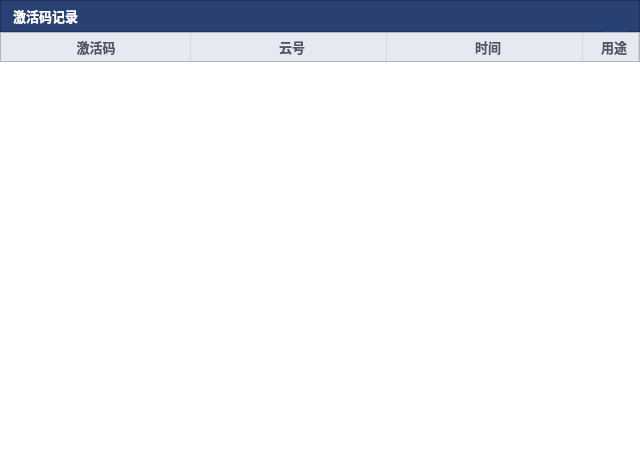
<?xml version="1.0" encoding="UTF-8"?>
<ui version="4.0">
 <class>ActiveCodeHistoryDialog</class>
 <widget class="QDialog" name="ActiveCodeHistoryDialog">
  <property name="geometry">
   <rect>
    <x>0</x>
    <y>0</y>
    <width>640</width>
    <height>456</height>
   </rect>
  </property>
  <property name="windowTitle">
   <string>Dialog</string>
  </property>
  <property name="styleSheet">
   <string notr="true"/>
  </property>
  <layout class="QVBoxLayout" name="verticalLayout">
   <property name="spacing">
    <number>0</number>
   </property>
   <property name="leftMargin">
    <number>0</number>
   </property>
   <property name="topMargin">
    <number>0</number>
   </property>
   <property name="rightMargin">
    <number>0</number>
   </property>
   <property name="bottomMargin">
    <number>0</number>
   </property>
   <item>
    <widget class="QFrame" name="frame">
     <property name="minimumSize">
      <size>
       <width>0</width>
       <height>32</height>
      </size>
     </property>
     <property name="maximumSize">
      <size>
       <width>16777215</width>
       <height>32</height>
      </size>
     </property>
     <property name="palette">
      <palette>
       <active>
        <colorrole role="Button">
         <brush brushstyle="SolidPattern">
          <color alpha="255">
           <red>41</red>
           <green>64</green>
           <blue>115</blue>
          </color>
         </brush>
        </colorrole>
        <colorrole role="Base">
         <brush brushstyle="SolidPattern">
          <color alpha="255">
           <red>41</red>
           <green>64</green>
           <blue>115</blue>
          </color>
         </brush>
        </colorrole>
        <colorrole role="Window">
         <brush brushstyle="SolidPattern">
          <color alpha="255">
           <red>41</red>
           <green>64</green>
           <blue>115</blue>
          </color>
         </brush>
        </colorrole>
       </active>
       <inactive>
        <colorrole role="Button">
         <brush brushstyle="SolidPattern">
          <color alpha="255">
           <red>41</red>
           <green>64</green>
           <blue>115</blue>
          </color>
         </brush>
        </colorrole>
        <colorrole role="Base">
         <brush brushstyle="SolidPattern">
          <color alpha="255">
           <red>41</red>
           <green>64</green>
           <blue>115</blue>
          </color>
         </brush>
        </colorrole>
        <colorrole role="Window">
         <brush brushstyle="SolidPattern">
          <color alpha="255">
           <red>41</red>
           <green>64</green>
           <blue>115</blue>
          </color>
         </brush>
        </colorrole>
       </inactive>
       <disabled>
        <colorrole role="Button">
         <brush brushstyle="SolidPattern">
          <color alpha="255">
           <red>41</red>
           <green>64</green>
           <blue>115</blue>
          </color>
         </brush>
        </colorrole>
        <colorrole role="Base">
         <brush brushstyle="SolidPattern">
          <color alpha="255">
           <red>41</red>
           <green>64</green>
           <blue>115</blue>
          </color>
         </brush>
        </colorrole>
        <colorrole role="Window">
         <brush brushstyle="SolidPattern">
          <color alpha="255">
           <red>41</red>
           <green>64</green>
           <blue>115</blue>
          </color>
         </brush>
        </colorrole>
       </disabled>
      </palette>
     </property>
     <property name="cursor">
      <cursorShape>ArrowCursor</cursorShape>
     </property>
     <property name="styleSheet">
      <string notr="true">background-color:#FF294073;</string>
     </property>
     <property name="frameShape">
      <enum>QFrame::StyledPanel</enum>
     </property>
     <property name="frameShadow">
      <enum>QFrame::Raised</enum>
     </property>
     <layout class="QHBoxLayout" name="horizontalLayout_2">
      <property name="spacing">
       <number>0</number>
      </property>
      <property name="leftMargin">
       <number>12</number>
      </property>
      <property name="topMargin">
       <number>0</number>
      </property>
      <property name="rightMargin">
       <number>12</number>
      </property>
      <property name="bottomMargin">
       <number>0</number>
      </property>
      <item>
       <widget class="QLabel" name="label_2">
        <property name="palette">
         <palette>
          <active>
           <colorrole role="WindowText">
            <brush brushstyle="SolidPattern">
             <color alpha="255">
              <red>255</red>
              <green>255</green>
              <blue>255</blue>
             </color>
            </brush>
           </colorrole>
           <colorrole role="Button">
            <brush brushstyle="SolidPattern">
             <color alpha="255">
              <red>41</red>
              <green>64</green>
              <blue>115</blue>
             </color>
            </brush>
           </colorrole>
           <colorrole role="Base">
            <brush brushstyle="SolidPattern">
             <color alpha="255">
              <red>41</red>
              <green>64</green>
              <blue>115</blue>
             </color>
            </brush>
           </colorrole>
           <colorrole role="Window">
            <brush brushstyle="SolidPattern">
             <color alpha="255">
              <red>41</red>
              <green>64</green>
              <blue>115</blue>
             </color>
            </brush>
           </colorrole>
          </active>
          <inactive>
           <colorrole role="WindowText">
            <brush brushstyle="SolidPattern">
             <color alpha="255">
              <red>255</red>
              <green>255</green>
              <blue>255</blue>
             </color>
            </brush>
           </colorrole>
           <colorrole role="Button">
            <brush brushstyle="SolidPattern">
             <color alpha="255">
              <red>41</red>
              <green>64</green>
              <blue>115</blue>
             </color>
            </brush>
           </colorrole>
           <colorrole role="Base">
            <brush brushstyle="SolidPattern">
             <color alpha="255">
              <red>41</red>
              <green>64</green>
              <blue>115</blue>
             </color>
            </brush>
           </colorrole>
           <colorrole role="Window">
            <brush brushstyle="SolidPattern">
             <color alpha="255">
              <red>41</red>
              <green>64</green>
              <blue>115</blue>
             </color>
            </brush>
           </colorrole>
          </inactive>
          <disabled>
           <colorrole role="Button">
            <brush brushstyle="SolidPattern">
             <color alpha="255">
              <red>41</red>
              <green>64</green>
              <blue>115</blue>
             </color>
            </brush>
           </colorrole>
           <colorrole role="Base">
            <brush brushstyle="SolidPattern">
             <color alpha="255">
              <red>41</red>
              <green>64</green>
              <blue>115</blue>
             </color>
            </brush>
           </colorrole>
           <colorrole role="Window">
            <brush brushstyle="SolidPattern">
             <color alpha="255">
              <red>41</red>
              <green>64</green>
              <blue>115</blue>
             </color>
            </brush>
           </colorrole>
          </disabled>
         </palette>
        </property>
        <property name="font">
         <font>
          <pointsize>10</pointsize>
          <bold>true</bold>
         </font>
        </property>
        <property name="styleSheet">
         <string notr="true"/>
        </property>
        <property name="text">
         <string>激活码记录</string>
        </property>
       </widget>
      </item>
      <item>
       <spacer name="horizontalSpacer">
        <property name="orientation">
         <enum>Qt::Horizontal</enum>
        </property>
        <property name="sizeHint" stdset="0">
         <size>
          <width>507</width>
          <height>9</height>
         </size>
        </property>
       </spacer>
      </item>
      <item>
       <widget class="QPushButton" name="btnClose">
        <property name="minimumSize">
         <size>
          <width>24</width>
          <height>32</height>
         </size>
        </property>
        <property name="maximumSize">
         <size>
          <width>24</width>
          <height>32</height>
         </size>
        </property>
        <property name="cursor">
         <cursorShape>PointingHandCursor</cursorShape>
        </property>
        <property name="styleSheet">
         <string notr="true">QPushButton:hover {
     background: transparent;
 }
 QPushButton:flat {
     border: none; /* no border for a flat push button */
 }

 QPushButton:default {
     border-color: navy; /* make the default button prominent */
 }
</string>
        </property>
        <property name="text">
         <string/>
        </property>
        <property name="icon">
         <iconset resource="res.qrc">
          <normaloff>:/login/resource/login/close.png</normaloff>:/login/resource/login/close.png</iconset>
        </property>
        <property name="iconSize">
         <size>
          <width>24</width>
          <height>32</height>
         </size>
        </property>
        <property name="flat">
         <bool>true</bool>
        </property>
       </widget>
      </item>
     </layout>
    </widget>
   </item>
   <item>
    <widget class="QFrame" name="frame_18">
     <property name="minimumSize">
      <size>
       <width>0</width>
       <height>30</height>
      </size>
     </property>
     <property name="maximumSize">
      <size>
       <width>16777215</width>
       <height>30</height>
      </size>
     </property>
     <property name="styleSheet">
      <string notr="true">background-color:#E6E9F2;</string>
     </property>
     <property name="frameShape">
      <enum>QFrame::StyledPanel</enum>
     </property>
     <property name="frameShadow">
      <enum>QFrame::Raised</enum>
     </property>
     <layout class="QHBoxLayout" name="horizontalLayout">
      <property name="spacing">
       <number>6</number>
      </property>
      <property name="leftMargin">
       <number>0</number>
      </property>
      <property name="topMargin">
       <number>0</number>
      </property>
      <property name="rightMargin">
       <number>0</number>
      </property>
      <property name="bottomMargin">
       <number>0</number>
      </property>
      <item>
       <widget class="QLabel" name="labelActiveCode">
        <property name="styleSheet">
         <string notr="true">QFrame {border-right: 1px solid #D7D7DE;color:#505465;font-size:13px;font-weight:bold;}</string>
        </property>
        <property name="text">
         <string>激活码</string>
        </property>
        <property name="alignment">
         <set>Qt::AlignCenter</set>
        </property>
       </widget>
      </item>
      <item>
       <widget class="QLabel" name="labelInstanceNo">
        <property name="styleSheet">
         <string notr="true">QFrame {border-right: 1px solid #D7D7DE;color:#505465;font-size:13px;font-weight:bold;}</string>
        </property>
        <property name="text">
         <string>云号</string>
        </property>
        <property name="alignment">
         <set>Qt::AlignCenter</set>
        </property>
       </widget>
      </item>
      <item>
       <widget class="QLabel" name="labelTime">
        <property name="styleSheet">
         <string notr="true">QFrame {border-right: 1px solid #D7D7DE;color:#505465;font-size:13px;font-weight:bold;}</string>
        </property>
        <property name="text">
         <string>时间</string>
        </property>
        <property name="alignment">
         <set>Qt::AlignCenter</set>
        </property>
       </widget>
      </item>
      <item>
       <widget class="QLabel" name="labelType">
        <property name="minimumSize">
         <size>
          <width>50</width>
          <height>0</height>
         </size>
        </property>
        <property name="maximumSize">
         <size>
          <width>50</width>
          <height>16777215</height>
         </size>
        </property>
        <property name="styleSheet">
         <string notr="true">QFrame {border-right: 1px solid #D7D7DE;color:#505465;font-size:13px;font-weight:bold;}</string>
        </property>
        <property name="text">
         <string>用途</string>
        </property>
        <property name="alignment">
         <set>Qt::AlignCenter</set>
        </property>
       </widget>
      </item>
     </layout>
    </widget>
   </item>
   <item>
    <widget class="QListWidget" name="listWidgetActiveCodeHistory">
     <property name="styleSheet">
      <string notr="true">border:none;</string>
     </property>
    </widget>
   </item>
  </layout>
 </widget>
 <resources>
  <include location="res.qrc"/>
 </resources>
 <connections/>
</ui>
